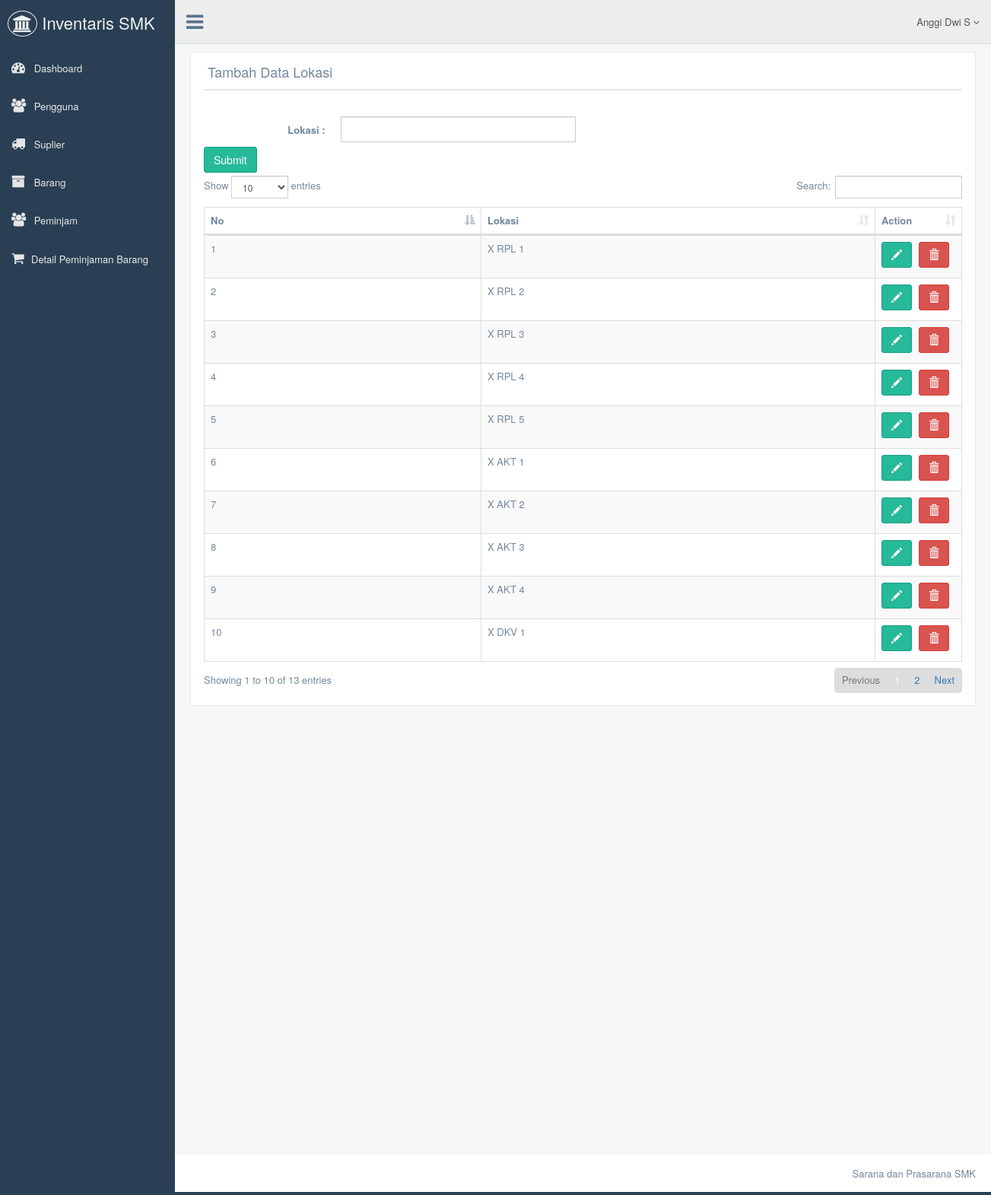
The app's page /view/lokasi/lokasi.php (signed in) with its own data.
### tables this page shows
CREATE TABLE IF NOT EXISTS `lokasi` (
  `lokasi` varchar(100) NOT NULL
);

### view/lokasi/lokasi.php (the view, shortened to what this page needs)
<?php
  include'../koneksi/config.php';
?>
<!DOCTYPE html>
<html lang="en">
  <head>
    <link href="../../vendors/bootstrap/dist/css/bootstrap.min.css" rel="stylesheet">
    <link href="../../vendors/font-awesome/css/font-awesome.min.css" rel="stylesheet">
    <link href="../../vendors/nprogress/nprogress.css" rel="stylesheet">
    <link href="../../vendors/malihu-custom-scrollbar-plugin/jquery.mCustomScrollbar.min.css" rel="stylesheet"/>
    <link href="../../vendors/datatables.net-bs/css/dataTables.bootstrap.min.css" rel="stylesheet">
    <link href="../../vendors/datatables.net-buttons-bs/css/buttons.bootstrap.min.css" rel="stylesheet">
    <link href="../../vendors/datatables.net-fixedheader-bs/css/fixedHeader.bootstrap.min.css" rel="stylesheet">
    <link href="../../vendors/datatables.net-responsive-bs/css/responsive.bootstrap.min.css" rel="stylesheet">
    <link href="../../vendors/datatables.net-scroller-bs/css/scroller.bootstrap.min.css" rel="stylesheet">
    <link href="../../build/css/custom.min.css" rel="stylesheet">
  </head>
  <body class="nav-md">
          <?php
            include'../menu/menu.php';
          ?>
        <div class="right_col" role="main">
          <div class="">
            <div class="row">
              <div class="col-md-12 col-xs-12">
                <div class="x_panel">
                  <div class="x_title">
                    <h2>Tambah Data Lokasi</h2>
                    <div class="clearfix"></div>
                  </div>
                  <div class="x_content">
                    <br />
                    <form action="p_lokasi.php" method="POST" class="form-horizontal form-label-left input_mask">
                        <label class="control-label col-md-2 col-sm-3 col-xs-12">Lokasi :</label>
                        <div class="col-md-4 col-sm-9 col-xs-12">
                          <input type="text" name="lokasi" required class="form-control">
                        </div>
                      </div>
                      <div class="form-group">
                          <button type="submit" class="btn btn-success" name="submit" style="margin-right: 955px;">Submit</button>
                      </div>
                  <table id="datatable" class="table table-striped table-bordered">
                      <thead>
                        <tr>
                          <th>No</th>
                          <th>Lokasi</th>
                          <th width="75">Action</th>
                        </tr>
                      </thead>
                      <tbody>
<?php
$sql ="SELECT * FROM lokasi";
$query =(mysqli_query($db, $sql));
$no =1;
while ($data=mysqli_fetch_array($query)){
?>
                 <tr>
                          <td><?php echo $no ?></td>
                          <td><?php echo $data['lokasi'] ?></td>
                          <td>
                            <a href="edit.php?lokasi=<?php echo $data['lokasi'] ?>" class="btn btn-success"><span class="glyphicon glyphicon-pencil" aria-hidden="true"></span></a>
                            <a onclick="return confirm('Anda yakin ingin menghapus data ?')"; href="hapus.php?lokasi=<?php echo $data['lokasi'] ?>" class="btn btn-danger"><span class="glyphicon glyphicon-trash" aria-hidden="true"></span></a>
                          </td>
                        </tr>
                        <?php
                              $no++;
                            }
                        ?>
                      </tbody>
                    </table>
                  </div>
                </div>
              </div>
            </div>
          </div>
        <footer>
          <div class="pull-right">
            Sarana dan Prasarana SMK
          </div>
          <div class="clearfix"></div>
        </footer>
  </body>
</html>

### records on screen
lokasi: lokasi "X RPL 1"
lokasi: lokasi "X RPL 2"
lokasi: lokasi "X RPL 3"
lokasi: lokasi "X RPL 4"
lokasi: lokasi "X RPL 5"
lokasi: lokasi "X AKT 1"
lokasi: lokasi "X AKT 2"
lokasi: lokasi "X AKT 3"
lokasi: lokasi "X AKT 4"
lokasi: lokasi "X DKV 1"

### other values on screen
$_SESSION['nama'] "Anggi Dwi S"
